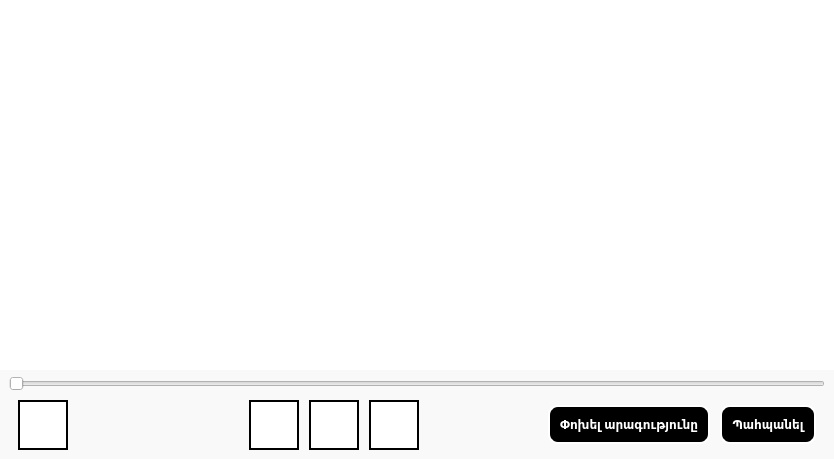
<?xml version="1.0" encoding="UTF-8"?>
<ui version="4.0">
 <class>VisualizationWindow</class>
 <widget class="QWidget" name="VisualizationWindow">
  <property name="geometry">
   <rect>
    <x>0</x>
    <y>0</y>
    <width>834</width>
    <height>459</height>
   </rect>
  </property>
  <property name="windowTitle">
   <string>Ալգորիթմի վիզուալիզացիա</string>
  </property>
  <property name="styleSheet">
   <string notr="true">background-color: #f9f9f9;</string>
  </property>
  <layout class="QVBoxLayout" name="verticalLayout" stretch="0,0">
   <property name="leftMargin">
    <number>0</number>
   </property>
   <property name="topMargin">
    <number>0</number>
   </property>
   <property name="rightMargin">
    <number>0</number>
   </property>
   <property name="bottomMargin">
    <number>0</number>
   </property>
   <item>
    <widget class="AnimationWidget" name="animationArea">
     <property name="styleSheet">
      <string notr="true">border: 0px;
background-color: white;</string>
     </property>
    </widget>
   </item>
   <item>
    <widget class="QWidget" name="animationPlayer" native="true">
     <layout class="QVBoxLayout" name="verticalLayout_2">
      <property name="spacing">
       <number>0</number>
      </property>
      <property name="topMargin">
       <number>0</number>
      </property>
      <property name="bottomMargin">
       <number>0</number>
      </property>
      <item>
       <widget class="QSlider" name="animationSlider">
        <property name="orientation">
         <enum>Qt::Horizontal</enum>
        </property>
       </widget>
      </item>
      <item>
       <widget class="QWidget" name="animationButtons" native="true">
        <property name="styleSheet">
         <string notr="true">QPushButton {
	background-color: white;
}

QPushButton::hover {
	background-color: #f9f9f9;
}

QPushButton:pressed {
    background-color: #f5f5f5;
}
</string>
        </property>
        <layout class="QVBoxLayout" name="verticalLayout_3">
         <property name="spacing">
          <number>0</number>
         </property>
         <item>
          <layout class="QHBoxLayout" name="buttonsLayout" stretch="0,13,5,5,5,6,0,3,3">
           <property name="spacing">
            <number>10</number>
           </property>
           <property name="leftMargin">
            <number>0</number>
           </property>
           <property name="rightMargin">
            <number>0</number>
           </property>
           <item>
            <widget class="QPushButton" name="regenerateButton">
             <property name="minimumSize">
              <size>
               <width>50</width>
               <height>50</height>
              </size>
             </property>
             <property name="maximumSize">
              <size>
               <width>50</width>
               <height>50</height>
              </size>
             </property>
             <property name="styleSheet">
              <string notr="true">border: 2px solid black;</string>
             </property>
             <property name="text">
              <string/>
             </property>
            </widget>
           </item>
           <item>
            <spacer name="horizontalSpacer">
             <property name="orientation">
              <enum>Qt::Horizontal</enum>
             </property>
             <property name="sizeType">
              <enum>QSizePolicy::MinimumExpanding</enum>
             </property>
             <property name="sizeHint" stdset="0">
              <size>
               <width>60</width>
               <height>20</height>
              </size>
             </property>
            </spacer>
           </item>
           <item>
            <widget class="QPushButton" name="backwardButton">
             <property name="minimumSize">
              <size>
               <width>50</width>
               <height>50</height>
              </size>
             </property>
             <property name="maximumSize">
              <size>
               <width>50</width>
               <height>50</height>
              </size>
             </property>
             <property name="styleSheet">
              <string notr="true">border: 2px solid black;</string>
             </property>
             <property name="text">
              <string/>
             </property>
            </widget>
           </item>
           <item>
            <widget class="QPushButton" name="playButton">
             <property name="sizePolicy">
              <sizepolicy hsizetype="Minimum" vsizetype="Fixed">
               <horstretch>0</horstretch>
               <verstretch>0</verstretch>
              </sizepolicy>
             </property>
             <property name="minimumSize">
              <size>
               <width>50</width>
               <height>50</height>
              </size>
             </property>
             <property name="maximumSize">
              <size>
               <width>50</width>
               <height>50</height>
              </size>
             </property>
             <property name="styleSheet">
              <string notr="true">border: 2px solid black;</string>
             </property>
             <property name="text">
              <string/>
             </property>
            </widget>
           </item>
           <item>
            <widget class="QPushButton" name="forwardButton">
             <property name="minimumSize">
              <size>
               <width>50</width>
               <height>50</height>
              </size>
             </property>
             <property name="maximumSize">
              <size>
               <width>50</width>
               <height>50</height>
              </size>
             </property>
             <property name="styleSheet">
              <string notr="true">border: 2px solid black;</string>
             </property>
             <property name="text">
              <string/>
             </property>
            </widget>
           </item>
           <item>
            <spacer name="horizontalSpacer_2">
             <property name="orientation">
              <enum>Qt::Horizontal</enum>
             </property>
             <property name="sizeHint" stdset="0">
              <size>
               <width>40</width>
               <height>20</height>
              </size>
             </property>
            </spacer>
           </item>
           <item>
            <spacer name="horizontalSpacer_3">
             <property name="orientation">
              <enum>Qt::Horizontal</enum>
             </property>
             <property name="sizeHint" stdset="0">
              <size>
               <width>40</width>
               <height>20</height>
              </size>
             </property>
            </spacer>
           </item>
           <item>
            <widget class="QPushButton" name="changeSpeedButton">
             <property name="styleSheet">
              <string notr="true">QPushButton {
    background-color: black;
    color: white;
    border: 2px solid white;
    border-radius: 10px;
    padding: 10px;
    font-weight: bold;
    text-align: center;
    outline: none;
}

QPushButton:hover {
    background-color: #333333; 
    border-color: #f2f2f2;
    text-decoration: none;
}

QPushButton:pressed {
    background-color: #1a1a1a; 
    border-color: #e6e6e6; 
}
</string>
             </property>
             <property name="text">
              <string>Փոխել արագությունը</string>
             </property>
            </widget>
           </item>
           <item>
            <widget class="QPushButton" name="saveButton">
             <property name="styleSheet">
              <string notr="true">QPushButton {
    background-color: black;
    color: white;
    border: 2px solid white;
    border-radius: 10px;
    padding: 10px;
    font-weight: bold;
    text-align: center;
    outline: none;
}

QPushButton:hover {
    background-color: #333333; 
    border-color: #f2f2f2;
    text-decoration: none;
}

QPushButton:pressed {
    background-color: #1a1a1a; 
    border-color: #e6e6e6; 
}
</string>
             </property>
             <property name="text">
              <string>Պահպանել</string>
             </property>
            </widget>
           </item>
          </layout>
         </item>
        </layout>
       </widget>
      </item>
     </layout>
    </widget>
   </item>
  </layout>
 </widget>
 <customwidgets>
  <customwidget>
   <class>AnimationWidget</class>
   <extends>QGraphicsView</extends>
   <header>animationwidget.h</header>
  </customwidget>
 </customwidgets>
 <resources/>
 <connections/>
</ui>
